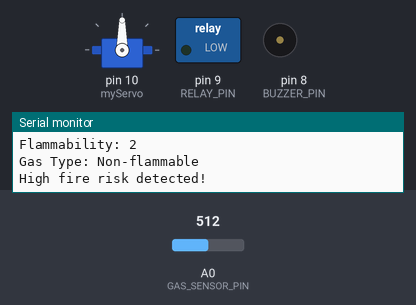
Bench run of a sketch on a simulated Arduino Uno, built with avr-gcc and run on an emulated ATmega328P. Parts: servo, switched loads named in the sketch (green lamp = pin HIGH), buzzer (waves = sounding, pin HIGH), the last lines printed to the serial monitor. The test bench sets the inputs (shaded band); at power-on: A0 (GAS_SENSOR_PIN) = 512. The modem accepts every AT command (registered, SIM ready, sends succeed) and sends nothing else.

Above: at 0.2 s.
At 57.3 s:
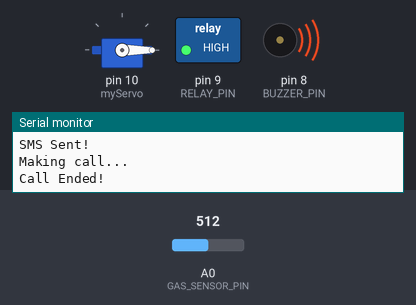
At 115.6 s:
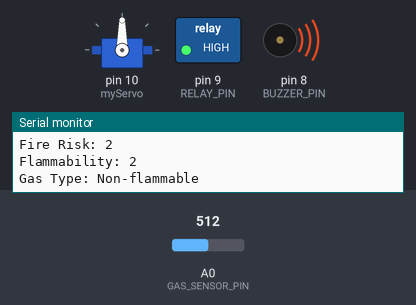
Timing chart, 0 to 117.1 s (numbered marks = the images above):
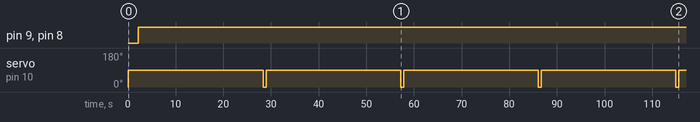

Measured:
- by itself, pin 9 (RELAY_PIN), pin 8 (BUZZER_PIN): LOW → HIGH at 2.1 s
- by itself, servo on pin 10 (myServo): alternates 90° for 28.3 s and 0° for 0.59 s

The sketch:

finalcode.ino
```cpp
#include <Servo.h>         // Include the Servo library
#include <SoftwareSerial.h> // Include SoftwareSerial library

// Pin definitions
#define SIM800_TX 2
#define SIM800_RX 3
#define GAS_SENSOR_PIN A0
#define RELAY_PIN 9
#define BUZZER_PIN 8

// Threshold for gas detection
int gasThreshold = 150;

// SIM800C setup
SoftwareSerial sim800SS(SIM800_TX, SIM800_RX);
char PHONE_1[21] = "7004012040"; // Replace with your phone number
char gasalert[141] = "Gas Leakage Detected";

// Servo setup
Servo myServo;

// Function to calculate PPM from raw sensor reading
float calculatePPM(int rawValue) {
  float voltage = (rawValue / 1024.0) * 5.0; // Convert to voltage (assuming 5V system)
  float ppm = voltage * 100;                // Example conversion, tune based on calibration
  return ppm;
}

// Functions for label determination
int determineLeakSeverity(float ppm) {
  if (ppm > 300) return 1; // Low
  if (ppm > 150) return 2; // Medium
  return 3;                // High
}

int determineFireRisk(float ppm) {
  if (ppm > 250) return 1; // Low
  return 2;                // High
}

int determineFlammability(float ppm) {
  if (ppm > 250) return 1; // Low
  return 2;                // High
}

String determineGasType(float ppm) {
  if (ppm > 150) return "Non-flammable";
  return "Flammable";
}

// Function to send SMS
void send_sms(String phone, String message) {
  sim800SS.println("AT+CMGF=1"); // Set SMS mode
  delay(100);
  sim800SS.println("AT+CMGS=\"" + phone + "\"");
  delay(100);
  sim800SS.print(message);
  sim800SS.write(26); // Send Ctrl+Z to send SMS
  delay(5000); // Wait for SMS to send
  Serial.println("SMS Sent!");
}

// Function to make a call
void make_call(String phone) {
  sim800SS.println("ATD" + phone + ";");
  delay(20000); // Wait for call duration
  sim800SS.println("ATH"); // Hang up
  delay(1000);
  Serial.println("Call Ended!");
}

// Function to send multiple SMS
void send_multi_sms() {
  Serial.println("Sending SMS...");
  send_sms(PHONE_1, gasalert);
}

// Function to make multiple calls
void make_multi_call() {
  Serial.println("Making call...");
  make_call(PHONE_1);
}

void setup() {
  // Initialize serial communication
  Serial.begin(9600);
  sim800SS.begin(9600);

  // Initialize Servo
  myServo.attach(10);  // Attach servo to pin 10
  myServo.write(0);    // Set initial position to 0 degrees

  // Initialize relay and buzzer
  pinMode(RELAY_PIN, OUTPUT);
  pinMode(BUZZER_PIN, OUTPUT);

  Serial.println("System Ready!");
}

void loop() {
  int gasLevel = analogRead(GAS_SENSOR_PIN); // Read gas sensor value
  float ppm = calculatePPM(gasLevel);       // Calculate PPM from raw sensor value

  // Print readings to serial monitor
  Serial.print("Gas Level (Raw): ");
  Serial.println(gasLevel);
  Serial.print("Gas Level (PPM): ");
  Serial.println(ppm);

  // Determine labels
  int leakSeverity = determineLeakSeverity(ppm);
  int fireRisk = determineFireRisk(ppm);
  int flammability = determineFlammability(ppm);
  String gasType = determineGasType(ppm);

  // Print labels to serial monitor
  Serial.print("Leak Severity: ");
  Serial.println(leakSeverity);
  Serial.print("Fire Risk: ");
  Serial.println(fireRisk);
  Serial.print("Flammability: ");
  Serial.println(flammability);
  Serial.print("Gas Type: ");
  Serial.println(gasType);

  // Perform actions based on fire risk
  if (fireRisk == 2) {
    // High fire risk detected
    Serial.println("High fire risk detected!");
    myServo.write(90);          // Move servo to 90 degrees
    delay(2000);                // Keep servo at 90 degrees for 2 seconds
    digitalWrite(RELAY_PIN, HIGH);  // Activate relay
    digitalWrite(BUZZER_PIN, HIGH); // Activate buzzer
    send_multi_sms();           // Send SMS alert
    make_multi_call();          // Make call alert
    myServo.write(0);           // Reset servo position
  } else {
    // No fire risk, reset relay and buzzer
    digitalWrite(RELAY_PIN, LOW);
    digitalWrite(BUZZER_PIN, LOW);
  }

  delay(500); // Delay before next reading
}
```
